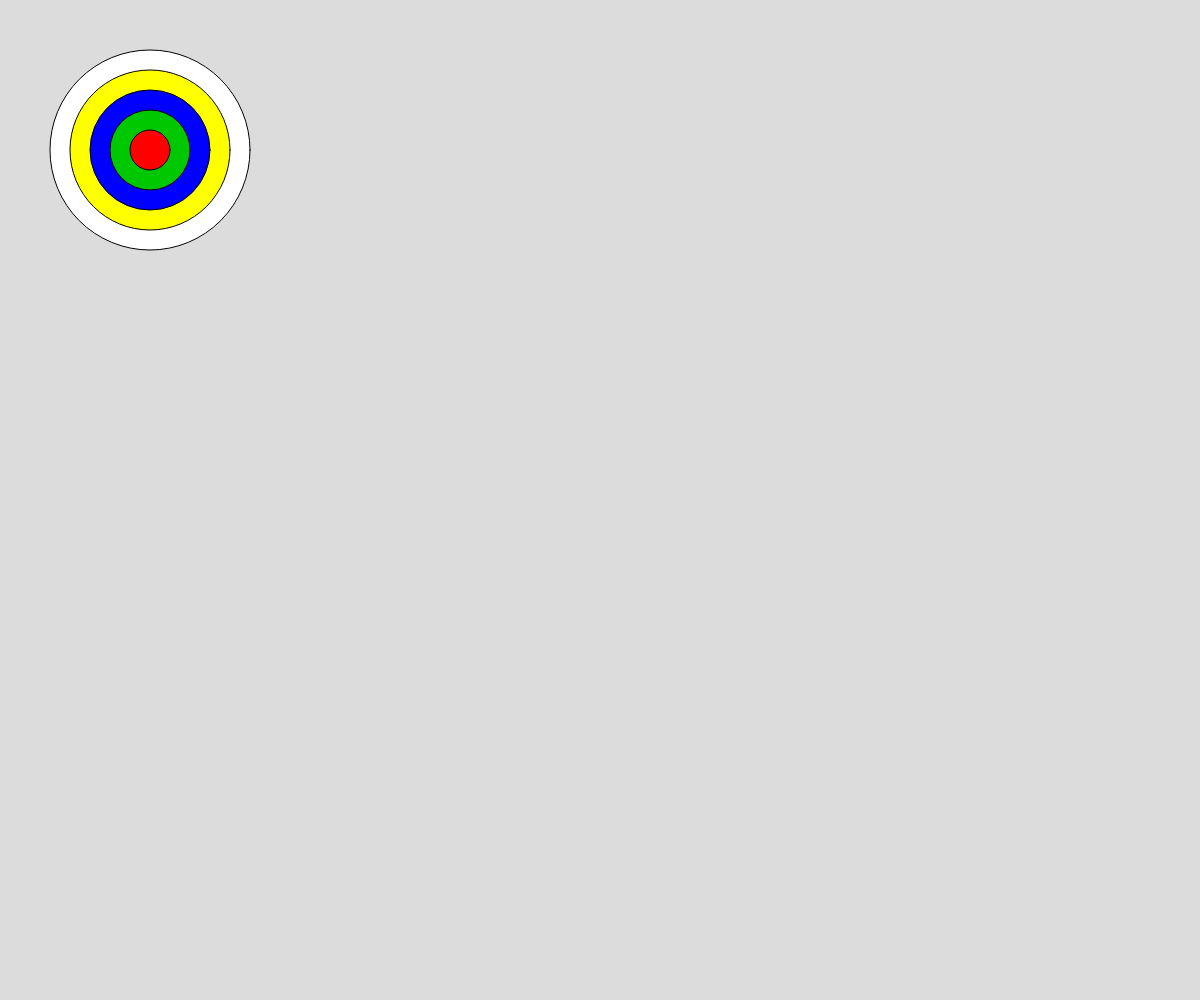
Frame 1 (no input)
Frame 60 (no input): identical to frame 1, image omitted
Frame 120 (the mouse pressed at the canvas centre since frame 60): identical to frame 1, image omitted

The p5.js sketch that drew this single still picture (run headless with seeded random() and noise() and a simulated clock; from frame 60 on, the mouse is pressed at the canvas centre):

// p5.js sketch
// ── sketch.js
// Project Title
// Your Name
// Date
//
// Extra for Experts:
// - describe what you did to take this project "above and beyond"

let x = 150;
let y = 150;
let colours = [];

function setup() {
  createCanvas(windowWidth, windowHeight);
  colours.push(color(255, 0, 0));
  colours.push(color(0, 200, 0));
  colours.push(color(0, 0, 255));
  colours.push(color(255, 255, 0));
  colours.push(color(255, 255, 255));

}

function drawTargetWhile(){
  let diameter = 200;
  let counter = 0;

  
  while(counter < 5){
    ellipse(width/2, height/2, diameter, diameter);
    counter ++;
    diameter -= 40;
  }
}

function drawTargetFor(){
  for (let i = 5; i > 0; i--){
    fill(colours[i - 1]);
    ellipse(x, y, i*40, i*40);
  }
}
function draw() {
  background(220);
  //drawTargetWhile();
  drawTargetFor();

}
